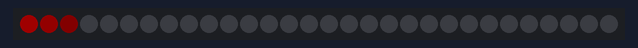
The sketch below on a simulated Arduino Uno, built with avr-gcc and run on an emulated ATmega328P. Parts: 30 RGB LEDs in strip order, left to right. Dim RGB values are drawn brighter than linear.

Above: at 0.45 s.
At 5.31 s:
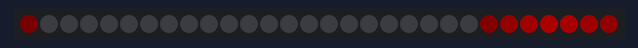
At 10.17 s:
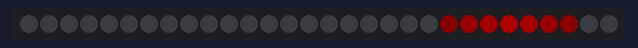
At 19.89 s:
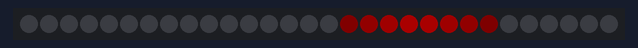
At 29.31 s:
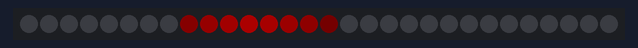
At 39.64 s:
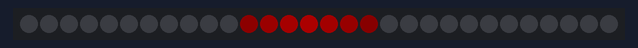

The sketch:

wave.ino
```cpp
// Importe la librairie pour les leds
#include <FastLED.h>

// Définition du nombre de leds
#define NUM_LEDS 30
// Définition du numéro de sortie arduino
#define DATA_PIN 5

// Définition du ruban de leds
CRGB leds[NUM_LEDS];

// Etats des leds sur le ruban
int etat[NUM_LEDS];


void setup() {
  // Initialisation du ruban de leds
  FastLED.addLeds<NEOPIXEL, DATA_PIN>(leds, NUM_LEDS);
  // Attente de 100 millisecondes
  delay(100);
}


void mets_a_jour(int led) {
  // Si la led a commencé à clignoter, continuer
  if (etat[led] > 0) {
    // Si la led est dans les 50 premier cycles, augmenter la luminosité de 1
    if (etat[led] <= 50) {
      leds[led].r = leds[led].r + 1;
    }
    // Si la led est entre le 50e et le 100e cycle, diminuer la luminosité de 1
    else if (etat[led] <= 100) {
      leds[led].r = leds[led].r - 1;
    }
    // Augmenter l'état de la led
    etat[led] += 1;
  }


  // Remettre à 0 si l'état de la led à dépassé 100
  if (etat[led] > 100) {
    etat[led] = 0;
  }
}

void loop() {
  // Initialisation de l'état de la première led
  etat[0] = 1;

  while (true) {
    // Mise à jour de toutes les leds
    for (int led=0 ; led<NUM_LEDS ; led++) {
      mets_a_jour(led);
      // Déclenche la led suivante si besoin
      if (etat[led] == 15) {
        etat[(led + 1) % NUM_LEDS] = 1;
      }
    }

    // Affichage du nouvel état
    FastLED.show();
    delay(5);
  }
}
```
